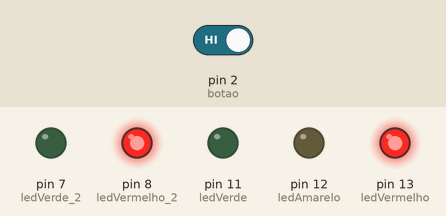
This sketch was run on a simulated Arduino Uno, built with avr-gcc and run on an emulated ATmega328P. Shown: output pins drawn as LEDs (lit = HIGH). Inputs (shaded band) come from the test bench; at power-on: pin 2 (botao) HIGH. What the sketch prints to the serial monitor is not drawn.

Above: at 1.2 s.
1.3 s: pin 2 (botao) driven LOW
At 3.3 s:
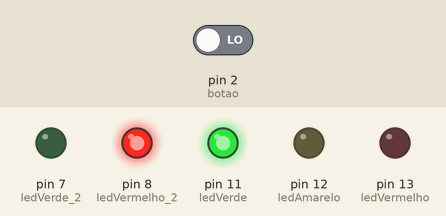
At 6.8 s:
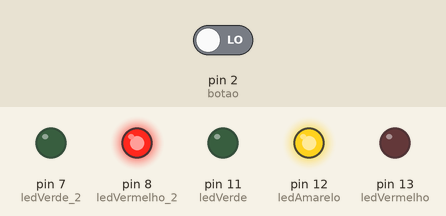
Timing chart, 0 to 34.8 s (numbered marks = the images above; inputs shaded):
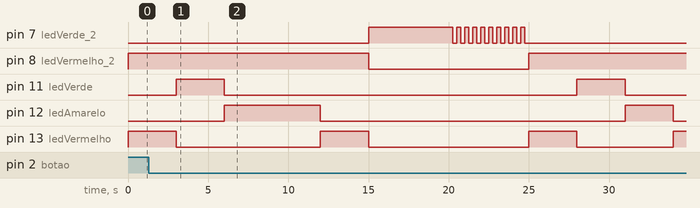

The sketch:

SEMAFORO.ino
```cpp
#define ledVerde 11
#define ledAmarelo 12
#define ledVermelho 13
#define ledVerde_2 7
#define ledVermelho_2 8
#define botao 2

boolean jaPressionado = false;
int tempoTravessia = 5000;
int segundos = 3000;

void setup(){
  Serial.begin(9600);
  pinMode(ledVerde, OUTPUT);
  pinMode(ledAmarelo, OUTPUT);
  pinMode(ledVermelho, OUTPUT);
  pinMode(ledVermelho_2, OUTPUT);
  pinMode(ledVerde_2, OUTPUT);
  pinMode(botao, INPUT_PULLUP);
  digitalWrite(ledVerde_2, LOW);
  digitalWrite(ledVermelho_2, HIGH);
}

void acionarLedVerde(){
  digitalWrite(ledVerde, HIGH);
  delay(segundos);
  digitalWrite(ledVerde, LOW);
}

void acionarLedAmarelo(){
  digitalWrite(ledAmarelo, HIGH);
  delay(segundos);
  digitalWrite(ledAmarelo, LOW);
}

void acionarLedVermelho(){
  digitalWrite(ledVermelho, HIGH);
  delay(segundos);
  digitalWrite(ledVermelho, LOW);
}

void realizarTravessia(){
  acionarLedAmarelo();
  acionarLedVermelho();
  digitalWrite(ledVermelho_2, LOW);
  digitalWrite(ledVerde_2, HIGH);
  delay(tempoTravessia);
  for (int x = 0; x < 10; x++) {
    digitalWrite(ledVerde_2, HIGH);
    delay(250);
    digitalWrite(ledVerde_2, LOW);
    delay(250);
  }
  digitalWrite(ledVermelho_2, HIGH);
  jaPressionado = true;
}

void loop(){
  acionarLedVermelho();
  acionarLedVerde();
  acionarLedAmarelo();
  int estadoBotao = digitalRead(botao);
  Serial.println(estadoBotao);
  //Verifica se o botao foi pressionado.
  if(estadoBotao == LOW && !jaPressionado){
    realizarTravessia();
  }
  if(jaPressionado){
    int i = 0;
    while (i < 10) {
        acionarLedVermelho();
        acionarLedVerde();
        acionarLedAmarelo();
    }
    jaPressionado = false;
  }
}
```

Measured:
- after the input at 1.3 s, pin 7 (ledVerde_2): LOW → HIGH after 13.7 s, then repeats every 0.50 s: LOW 0.25 s, HIGH 0.25 s, until it stays LOW from 24.8 s; pin 8 (ledVermelho_2): HIGH → LOW after 13.7 s, → HIGH 10.0 s later; pin 11 (ledVerde): LOW → HIGH after 26.7 s, → LOW 3.0 s later
